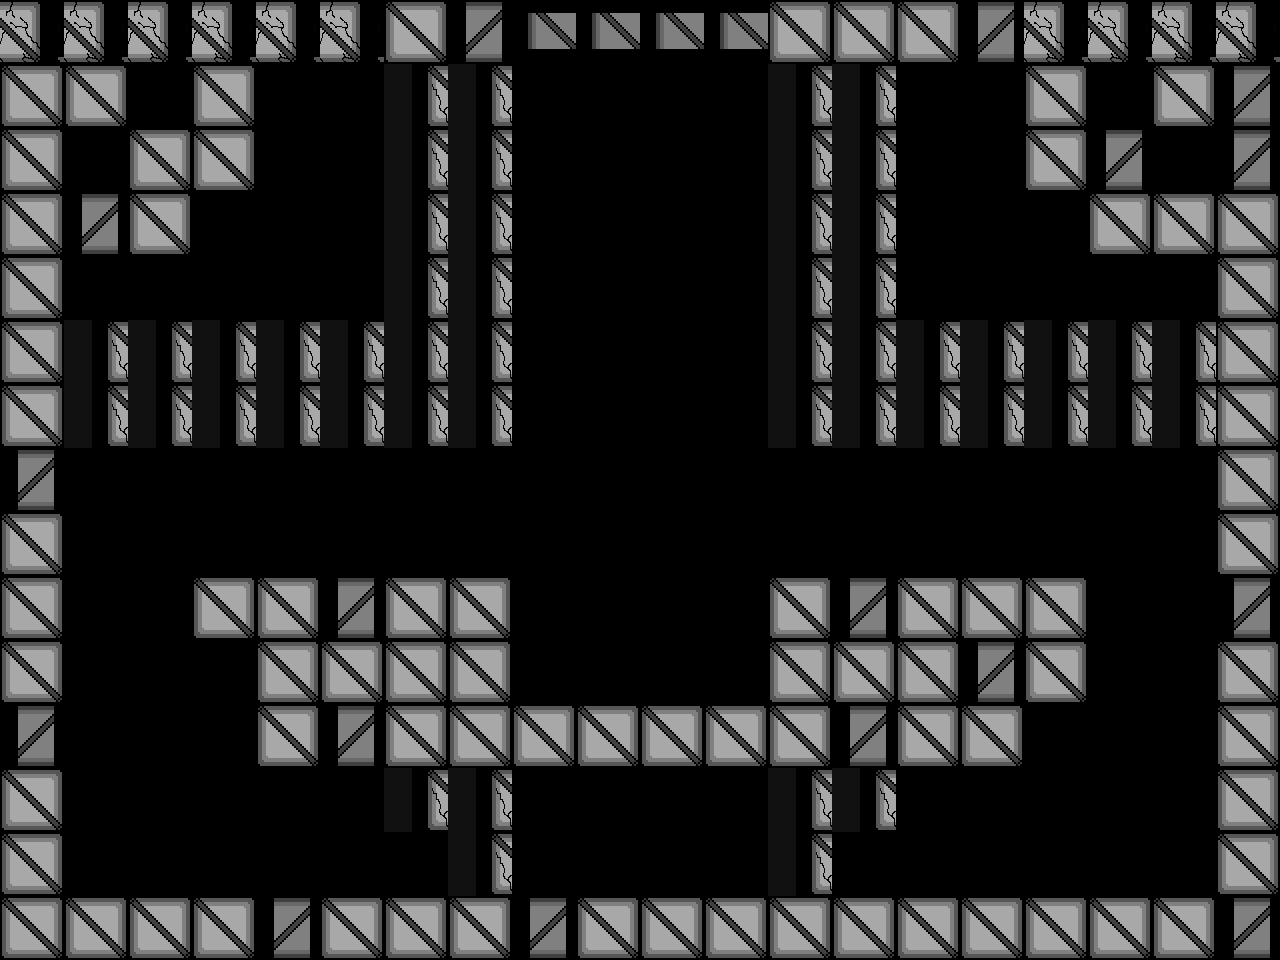

Rendered tile map (Tiled .tmx) drawn with the repository's tilesets; below, a short description and the map source with its tile grids summarised:
An orthogonal 20x15 tile map with 64x64 px tiles, 1 tile layer (Tile Layer 2) and 7 objects (2x Newborn, 2x Uno, ScrollingBackground, Player, HealthUp).

<map version="1.0" tiledversion="1.1.1" orientation="orthogonal" renderorder="right-down" width="20" height="15" tilewidth="64" tileheight="64" infinite="0" nextobjectid="102">
 <properties>
  <property name="assassin" value="assets/assasin_rightLeftSpritesheet.png" />
  <property name="backgroundEasy" value="assets/backgroundEasy.png" />
  <property name="backgroundHard" value="assets/backgroundHard.png" />
  <property name="backgroundMedium" value="assets/backgroundMedium.png" />
  <property name="boss" value="assets/boss.png" />
  <property name="bossexplosion" value="assets/bossexplosion.png" />
  <property name="damageUp" value="assets/metalBoxCoin.png" />
  <property name="explosion" value="assets/explosion.png" />
  <property name="firingRateUp" value="assets/metalBoxCoin.png" />
  <property name="healthUp" value="assets/metalBoxHeart.png" />
  <property name="largeexplosion" value="assets/largeexplosion.png" />
  <property name="loading" value="assets/loading.png" />
  <property name="moveSpeedUp" value="assets/metalBoxCoin.png" />
  <property name="newborn" value="assets/newborn_spritesheet(h54_w62).png" />
  <property name="player" value="assets/playerSpriteSheetTemp.png" />
  <property name="reward" value="assets/reward1.png" />
  <property name="smallexplosion" value="assets/smallexplosion.png" />
  <property name="uno" value="assets/uno_Static.png" />
 </properties>
 <tileset firstgid="1" name="blocks1" tilewidth="64" tileheight="64" tilecount="14" columns="14">
  <image source="blocks1.png" width="900" height="64" />
 </tileset>
 <objectgroup color="#00ff00" name="Object Layer 1">
  <object id="59" name="Background" type="ScrollingBackground" x="0" y="0" width="64" height="64">
   <properties>
    <property name="numFrames" value="1" />
    <property name="textureHeight" value="960" />
    <property name="textureID" value="backgroundEasy" />
    <property name="textureWidth" value="1280" />
   </properties>
  </object>
  <object id="55" name="Player1" type="Player" x="628.484" y="602.035" width="34" height="64">
   <properties>
    <property name="numFrames" value="6" />
    <property name="textureHeight" value="60" />
    <property name="textureID" value="player" />
    <property name="textureWidth" value="34" />
   </properties>
  </object>
  <object id="92" name="Newborn1" type="Newborn" x="250.575" y="196.394" width="62" height="54">
   <properties>
    <property name="numFrames" value="2" />
    <property name="textureHeight" value="54" />
    <property name="textureID" value="newborn" />
    <property name="textureWidth" value="62" />
   </properties>
  </object>
  <object id="94" name="Uno1" type="Uno" x="268.14" y="802.499" width="39" height="51">
   <properties>
    <property name="numFrames" value="2" />
    <property name="textureHeight" value="51" />
    <property name="textureID" value="uno" />
    <property name="textureWidth" value="39" />
   </properties>
  </object>
  <object id="97" name="HealthUp" type="HealthUp" x="610.666" y="814.666" width="64" height="64">
   <properties>
    <property name="numFrames" value="1" />
    <property name="textureHeight" value="64" />
    <property name="textureID" value="healthUp" />
    <property name="textureWidth" value="64" />
   </properties>
  </object>
  <object id="100" name="Newborn1" type="Newborn" x="961" y="225" width="62" height="54">
   <properties>
    <property name="numFrames" value="2" />
    <property name="textureHeight" value="54" />
    <property name="textureID" value="newborn" />
    <property name="textureWidth" value="62" />
   </properties>
  </object>
  <object id="101" name="Uno1" type="Uno" x="971.167" y="806.5" width="39" height="51">
   <properties>
    <property name="numFrames" value="2" />
    <property name="textureHeight" value="51" />
    <property name="textureID" value="uno" />
    <property name="textureWidth" value="39" />
   </properties>
  </object>
 </objectgroup>
 <layer name="Tile Layer 2" width="20" height="15">
  <properties>
   <property name="collidable" value="" />
  </properties>
  <data>[300 cells, 159 non-empty, 5 distinct tile ids]</data>
 </layer>
</map>
